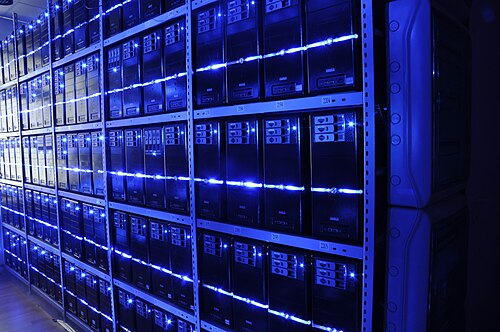
#> input picture assets/dc1.jpg, 500 x 332 px
$ python -i manual_orb.py   (imports and definitions only)   (older library calls are emulated)
#> lines starting #> are read from the running program, lines starting #| are printed output that depends on the picture
#> further down, picture is the input picture: shape (332, 500, 3); mean B, G, R 112.5, 40.9, 34.3
"""Manual ORB implementation for evaluation with metrics/local_feature_metrics.py.

Provides:
- All FAST/Harris/orientation/rBRIEF building blocks.
- manual_orb_extractor(image_bgr) -> (points Nx2 float32, descriptors Nx32 uint8)
  which is the interface expected by evaluate().
- use_cv_fast=True to swap manual Python FAST detection for the OpenCV C++ one
  (much faster; the rest of the pipeline stays manual).
"""
from typing import List, Tuple, Optional

import cv2
import numpy as np


# 16 pixel offsets on the radius-3 circle (clockwise from top)
CIRCLE_OFFSETS: List[Tuple[int, int]] = [
    (0, -3), (1, -3), (2, -2), (3, -1),
    (3, 0), (3, 1), (2, 2), (1, 3),
    (0, 3), (-1, 3), (-2, 2), (-3, 1),
    (-3, 0), (-3, -1), (-2, -2), (-1, -3),
]
# High-speed test indices: pixels 1, 5, 9, 13 → 0-based 0, 4, 8, 12
HIGHSPEED_INDICES = [0, 4, 8, 12]


# ---------------------------------------------------------------------------
# FAST
# ---------------------------------------------------------------------------

# [45 lines left out: functions fast_segment_states, has_n_consecutive, fast_segment_test, fast_detect_manual, fast_detect_cv, not called in this run]


# ---------------------------------------------------------------------------
# Harris
# ---------------------------------------------------------------------------

def harris_response_manual(img: np.ndarray, k: float = 0.04,
                           window_size: int = 5) -> np.ndarray:
#> called with k = 0.04, window_size = 5
    img_f = img.astype(np.float32)
    Ix = cv2.Sobel(img_f, cv2.CV_32F, 1, 0, ksize=3)
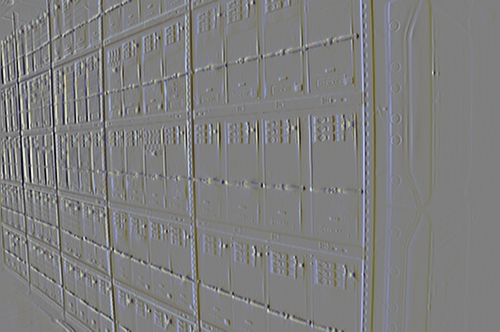
#> Ix: shape (332, 500, 3) float32; mean B, G, R -2.6, -1.7, -1.6; drawn with min black and max white
    Iy = cv2.Sobel(img_f, cv2.CV_32F, 0, 1, ksize=3)
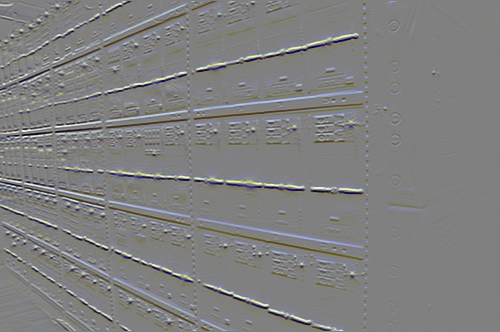
#> Iy: shape (332, 500, 3) float32; mean B, G, R -0.6, 0, 0.1; drawn with min black and max white
    Sxx = cv2.GaussianBlur(Ix * Ix, (window_size, window_size), 0)
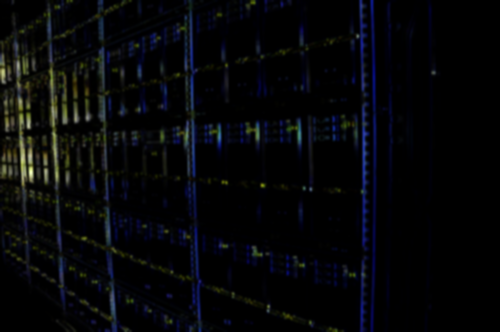
#> Sxx: shape (332, 500, 3) float32; mean B, G, R 28539.9, 21492.2, 18629.4; drawn with min black and max white
    Syy = cv2.GaussianBlur(Iy * Iy, (window_size, window_size), 0)
    Sxy = cv2.GaussianBlur(Ix * Iy, (window_size, window_size), 0)
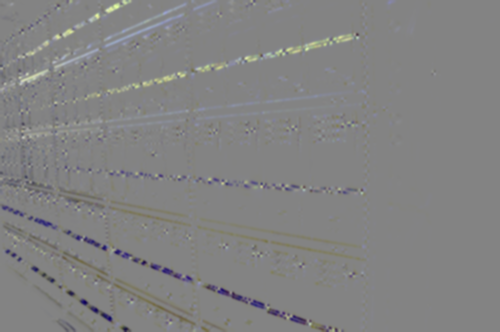
#> Sxy: shape (332, 500, 3) float32; mean B, G, R -1387.9, -1213.6, -1127.6; drawn with min black and max white
    det = Sxx * Syy - Sxy * Sxy
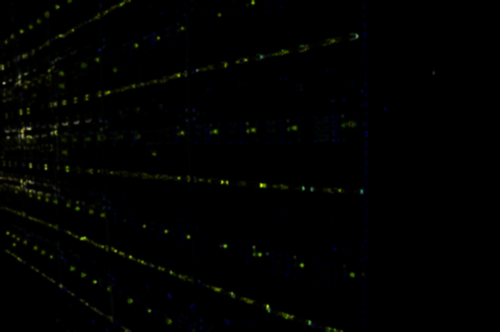
#> det: shape (332, 500, 3) float32; mean B, G, R 382428960, 664843968, 523305664; drawn with min black and max white
    trace = Sxx + Syy
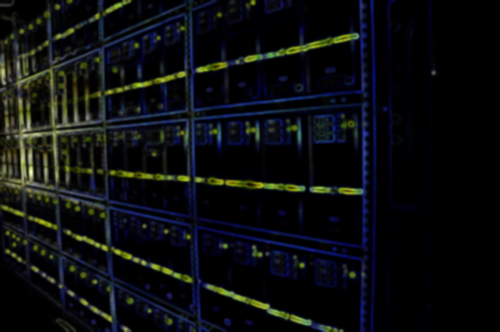
#> trace: shape (332, 500, 3) float32; mean B, G, R 50356.6, 44169.4, 37528.7; drawn with min black and max white
    return det - k * trace * trace
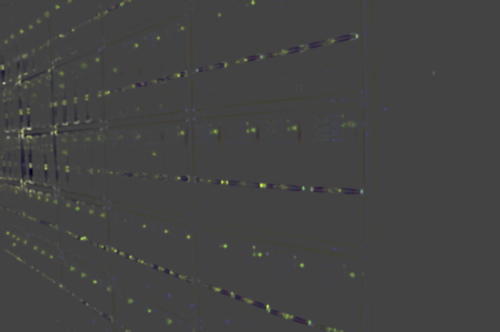
#> returned value: shape (332, 500, 3) float32; mean of channels 0, 1, 2 65500860, 268813728, 223238976; drawn with min black and max white


# ---------------------------------------------------------------------------
# Intensity centroid orientation
# ---------------------------------------------------------------------------

# [20 lines left out: function intensity_centroid_orientation, not called in this run]


# ---------------------------------------------------------------------------
# BRIEF / rBRIEF descriptor
# ---------------------------------------------------------------------------

def sample_pairs_gaussian_gii(n_pairs: int = 256, patch_size: int = 31,
                              seed: int = 42) -> Tuple[np.ndarray, np.ndarray]:
    """G II from the BRIEF paper: sigma = S/5, clamped to patch bounds."""
    rng = np.random.default_rng(seed)
    half = patch_size // 2
    sigma = patch_size / 5.0
    pts = rng.normal(0, sigma, size=(2 * n_pairs, 2))
    max_coord = half - 2
    pts = np.clip(pts, -max_coord, max_coord)
    return pts[:n_pairs].astype(np.float32), pts[n_pairs:].astype(np.float32)


# Pre-generate the same 256 pairs every call
DEFAULT_PAIRS_A, DEFAULT_PAIRS_B = sample_pairs_gaussian_gii(256, 31, seed=42)


# [129 lines left out: functions rotate_pairs, brief_descriptor, nms_keypoints, manual_orb, manual_orb_extractor, not called in this run]

>>> import cv2
>>> picture = cv2.imread('../../../../../assets/dc1.jpg')
>>> result = harris_response_manual(picture)

$ run again, on assets/dc2.jpg
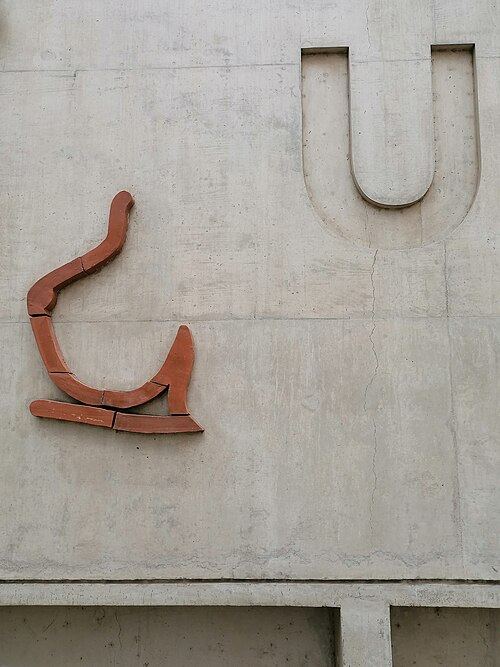
#> input picture assets/dc2.jpg, 500 x 667 px
#> picture is the input picture: shape (667, 500, 3); mean B, G, R 151.8, 159.6, 165.4
#> in harris_response_manual, `Syy = cv2.GaussianBlur(Iy * Iy, (window_size, window_size), 0)`:
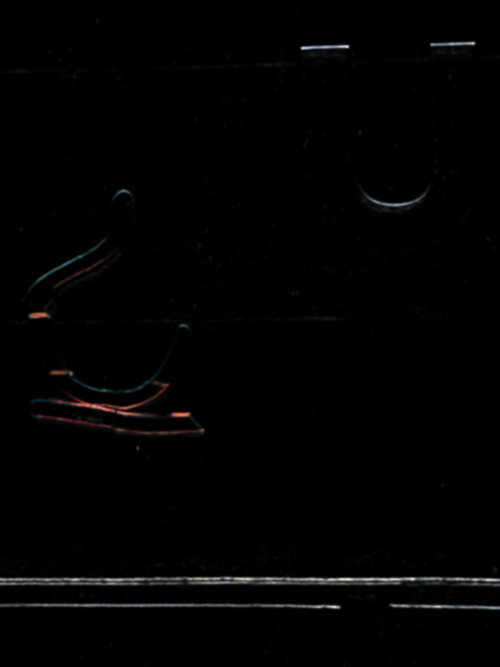
#> Syy: shape (667, 500, 3) float32; mean B, G, R 3015.3, 2999.2, 3129.7; drawn with min black and max white
#> in harris_response_manual, `Sxy = cv2.GaussianBlur(Ix * Iy, (window_size, window_size), 0)`:
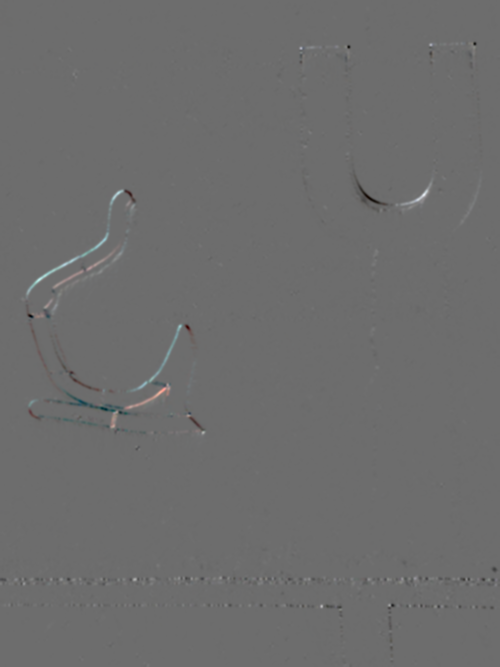
#> Sxy: shape (667, 500, 3) float32; mean B, G, R 36.6, 39.3, 22.1; drawn with min black and max white

$ run again, on assets/dc4.jpg
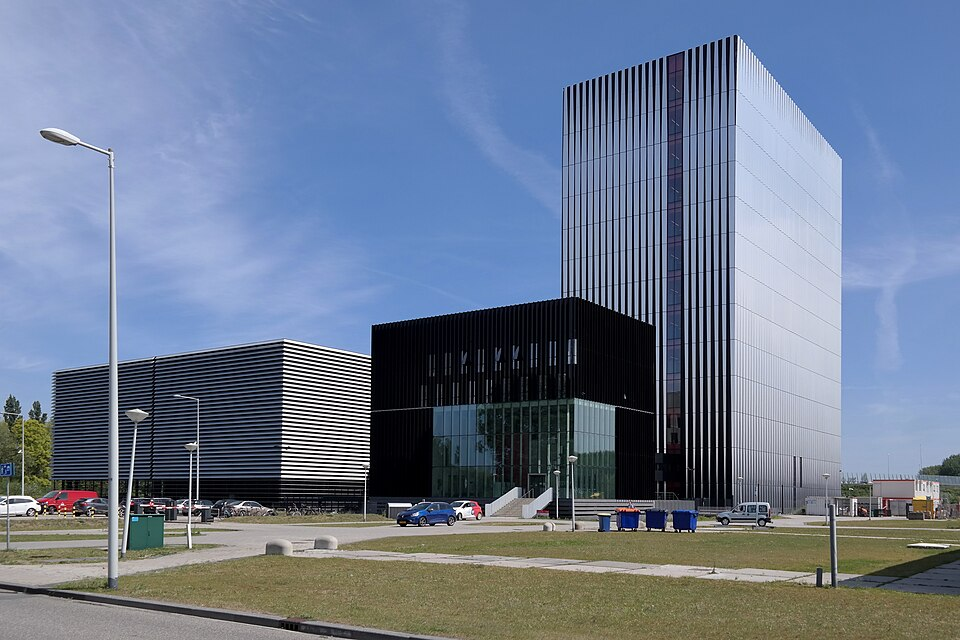
#> input picture assets/dc4.jpg, 960 x 640 px
#> picture is the input picture: shape (640, 960, 3); mean B, G, R 145.1, 122.5, 109
#> in harris_response_manual, `return det - k * trace * trace`:
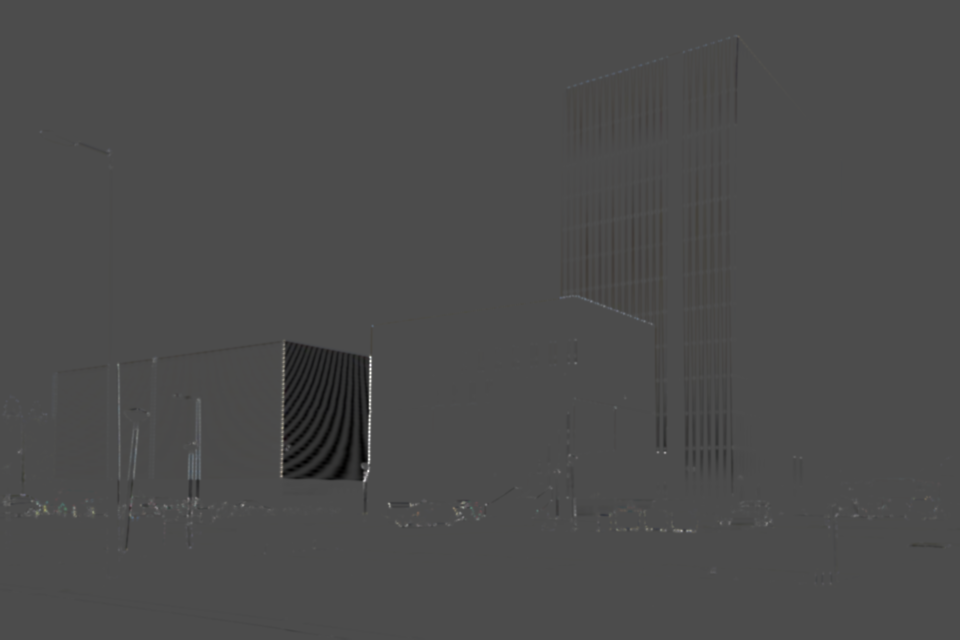
#> returned value: shape (640, 960, 3) float32; mean of channels 0, 1, 2 -429214880, -396016832, -367941312; drawn with min black and max white
